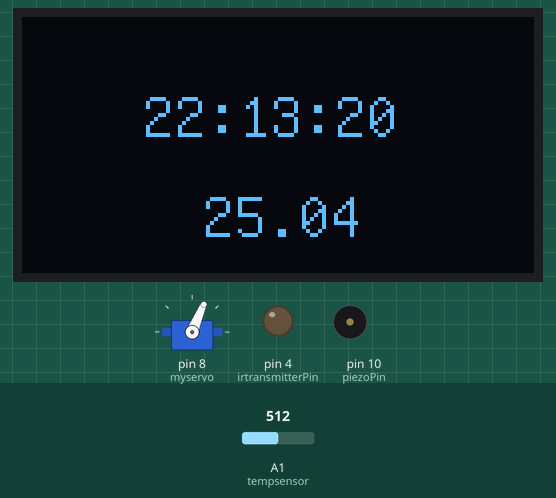
A sketch run on a simulated Arduino Uno, built with avr-gcc and run on an emulated ATmega328P. Parts: servo, 128×64 one-colour display, output pins drawn as LEDs (lit = HIGH), buzzer (waves = sounding). The inputs (shaded band) are chosen by the test bench; at power-on: A1 (tempsensor) = 512. The local clock reads 2024-03-15 10:24:30 at power-on unless the sketch sets it.

Above: at 1.2 s.
1.3 s: A1 (tempsensor) set to 532
At 2.5 s:
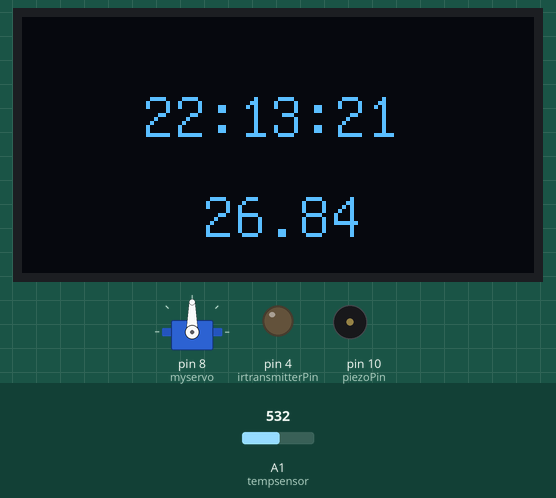
5.7 s: A1 (tempsensor) set to 511
At 7.2 s:
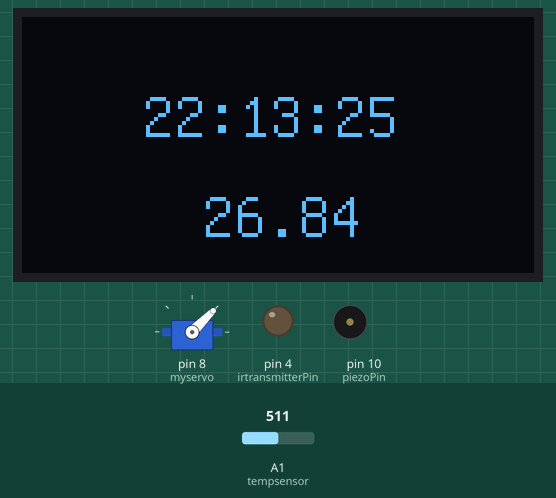
10.1 s: A1 (tempsensor) set to 306
At 12.4 s:
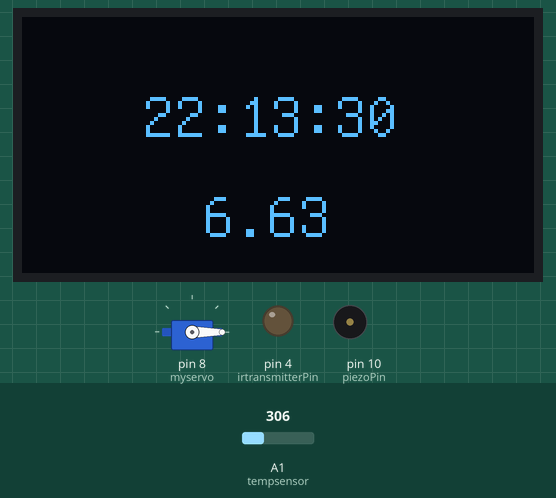
Timing chart, 0 to 13.9 s (numbered marks = the images above; inputs shaded):
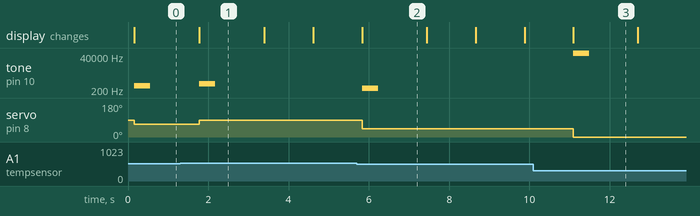

The sketch:

grund.ino
```cpp
/*
* Name: clock, temp, piezo and IR project
* Author: Hugo Uddmar
* Date: 2024-10-24
* Description: This project uses a ds3231 to measure time and displays the time to an 1306 oled display,
* Further, it measures temprature with a analog temprature module and displays a mapped value to a 9g-servo-motor.
* The piezo also plays sound when the temperature changes. Higher temperatures mean higher frequencies and the tone only plays once when the temperature changes.
* Finally, I tried to use the ir light transmitter to send the temperature to the receiver and then write the temperature on the screen but it didn't work.
* So I just wrote the temperature on the screen the normal way.
*/

// Include Libraries

#include <Arduino.h>
#include <IRremote.hpp>
#include <RTClib.h>
#include <Wire.h>
#include "U8glib.h"
#include <Servo.h>

// Init constants

int piezoPin = 10;
int irreceiverPin = 5;
int irtransmitterPin = 4;

// Init global variables

uint8_t hello = 0x34; //meddelandet som man ska skicka med ir ljus

float oldTone; //initiera oldtone, den tonen som piezon spelade senast.

// construct objects

Servo myservo; //kontruerar servo objektet
U8GLIB_SSD1306_128X64 u8g(U8G_I2C_OPT_NO_ACK); //konstruerar skärmen och i2c
RTC_DS3231 rtc; //konstruerar klockan

void setup() {
  // init communication
  Serial.begin(9600);
  // Init Hardware
  Wire.begin();
  u8g.setFont(u8g_font_unifont);
  rtc.begin(); //sätter igång klockan
  rtc.adjust(DateTime(F(__DATE__),F(__TIME__))); //justerar tiden till nuvarande
  IrReceiver.begin(irreceiverPin, ENABLE_LED_FEEDBACK);//sätter igång irreceiver och sen irsender
  IrSender.begin(irtransmitterPin);

  //sätter igång alla pins för alla kompononenter
  pinMode(A1,INPUT); //tempsensor
  pinMode(piezoPin,OUTPUT); //piezo
  myservo.attach(8); //sätter igång servon
  pinMode(irreceiverPin,INPUT); //irreceiver pin
  pinMode(irtransmitterPin,OUTPUT); //irsender/transmitter pin//
}

void loop() {

  oledWrite(getTime(),30,30, String(getTemp()),45,55); //skriver ut tiden på skärmen vid en viss koordinat och temperaturen
  servoWrite(getTemp()); //roterar servon med tempartur som input
  piezoplay(getTemp()); //spelar piezo med temperatur som input

  irsendandreceive(getTemp()); //skickar och tar emot ir ljus

  delay(1000);
}


/*
*This function reads time from an ds3231 module and package the time as a String
*Parameters: Void
*Returns: time in hh:mm:ss as String
*/
String getTime(){
  DateTime now = rtc.now(); //skaffar tiden men klockan
  return String(now.hour()) + ":" + String(now.minute()) +":"+ String(now.second());
  delay(1000);
}

/*
* This function reads an analog pin connected to an analog temprature sensor and calculates the corresponding temp
*Parameters: Void
*Returns: temprature as float
*/
float getTemp() {
  float temp = 0;
  float R1 = 10000;  // value of R1 on board
  float logR2, R2, T;
  float c1 = 0.001129148, c2 = 0.000234125, c3 = 0.0000000876741;  //steinhart-hart coeficients for thermistor

  int Vo = analogRead(A1);
  R2 = R1 * (1023.0 / (float)Vo - 1.0);  //calculate resistance on thermistor
  logR2 = log(R2);
  temp = (1.0 / (c1 + c2 * logR2 + c3 * logR2 * logR2 * logR2));  // temperature in Kelvin
  temp = temp - 273.15;                                           //convert Kelvin to Celcius

  return temp;
}

/*
* This function takes a string and draws it to an oled display
*Parameters: - text: String to write to display
*Returns: void
*/
void oledWrite(String text, int x, int y, String text1, int x1, int y1) {
    u8g.firstPage();

    do{

      u8g.drawStr(x,y,text.c_str()); //skriver två rader på skärmen
      u8g.drawStr(x1,y1,text1.c_str());

    } while (u8g.nextPage());
  }

/*
* takes a temprature value and maps it to corresppnding degree on a servo
*Parameters: - value: temprature
*Returns: void
*/
void servoWrite(float value){
  float ang = map(value,22,30,0,180); //mappar värdet och sen roterar servot
  myservo.write(ang);

}

/*
* this function takes the temperature and maps it to frequency. Then it plays the piezo on that frequency but a tone cannot be repeated.
*Parameters: - value: temperature
*Return: void
*/

void piezoplay(float value) {

  float tone1 = map(value,22,30,20,1000); //mappa värdet

  if(oldTone == tone1)  //kollar så det inte är samma ton
  {

  }
  else
  {
    tone(piezoPin,tone1); //spelar ton
    delay(400);
    noTone(piezoPin);
  }

  oldTone = tone1;

}

/*
* this function takes the temperature and sends it to the ir receiver via the ir sender and then prints out the temperature.
* Unfortunately I could not get it to work. I would also want to print the value of the received message (the temperature)
* on the screen with the function by returning the value that the ir receiver received.
*Parameters: - value: temperature
*Return: void
*/
void irsendandreceive(float value){
  IrSender.sendNEC(0x00, hello /*value*/); //skickar ett meddelande i hex men kom inte så långt
  if (IrReceiver.decode()) {
    IrReceiver.printIRResultShort(&Serial); // printa kompletta meddelandet i en rad
    IrReceiver.resume(); // gör så att den kan ta emot nästa signal
  }
}
```

Measured:
- the behaviour switches between 522 and 523 on A1 (tempsensor) (found by bisection; images 0 and 1)
- after the input at 1.3 s, tone on pin 10 (piezoPin): silent → 510 Hz after 0.47 s, → silent 0.40 s later; servo on pin 8 (myservo): 67° → 90° after 0.47 s
- after the input at 5.7 s, tone on pin 10 (piezoPin): silent → 265 Hz after 0.13 s, → silent 0.40 s later; servo on pin 8 (myservo): 90° → 45° after 0.13 s
- after the input at 10.1 s, tone on pin 10 (piezoPin): silent → 63596 Hz after 0.99 s, → silent 0.40 s later; servo on pin 8 (myservo): 45° → 0° after 0.99 s
- what the display in image 1 shows lasts 1.6 s, from 1.8 s to 3.4 s
